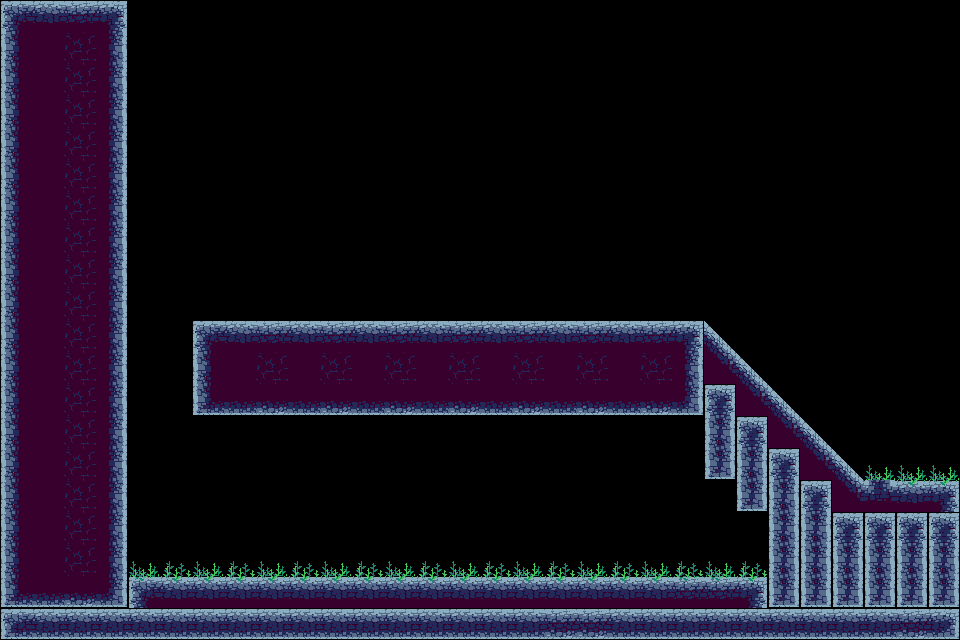

Tiled map render using the project's own tile images. Description and the whole map definition, tile-layer contents included, below:
An orthogonal 30x20 tile map with 32x32 px tiles, 1 tile layer (Tile Layer 1).

<map version="1.10" tiledversion="1.11.2" orientation="orthogonal" renderorder="right-down" width="30" height="20" tilewidth="32" tileheight="32" infinite="0" nextlayerid="2" nextobjectid="1">
 <tileset firstgid="1" source="frtest.tsx" />
 <layer id="1" name="Tile Layer 1" width="30" height="20">
  <data encoding="csv">
1,2,3,4,0,0,0,0,0,0,0,0,0,0,0,0,0,0,0,0,0,0,0,0,0,0,0,0,0,0,
10,11,12,13,0,0,0,0,0,0,0,0,0,0,0,0,0,0,0,0,0,0,0,0,0,0,0,0,0,0,
10,11,12,13,0,0,0,0,0,0,0,0,0,0,0,0,0,0,0,0,0,0,0,0,0,0,0,0,0,0,
10,11,12,13,0,0,0,0,0,0,0,0,0,0,0,0,0,0,0,0,0,0,0,0,0,0,0,0,0,0,
10,11,12,13,0,0,0,0,0,0,0,0,0,0,0,0,0,0,0,0,0,0,0,0,0,0,0,0,0,0,
10,11,12,13,0,0,0,0,0,0,0,0,0,0,0,0,0,0,0,0,0,0,0,0,0,0,0,0,0,0,
10,11,12,13,0,0,0,0,0,0,0,0,0,0,0,0,0,0,0,0,0,0,0,0,0,0,0,0,0,0,
10,11,12,13,0,0,0,0,0,0,0,0,0,0,0,0,0,0,0,0,0,0,0,0,0,0,0,0,0,0,
10,11,12,13,0,0,0,0,0,0,0,0,0,0,0,0,0,0,0,0,0,0,0,0,0,0,0,0,0,0,
10,11,12,13,0,0,0,0,0,0,0,0,0,0,0,0,0,0,0,0,0,0,0,0,0,0,0,0,0,0,
10,11,12,13,0,0,1,2,3,2,3,2,3,2,3,2,3,2,3,2,3,4,34,0,0,0,0,0,0,0,
10,11,12,13,0,0,10,11,12,11,12,11,12,11,12,11,12,11,12,11,12,13,43,34,0,0,0,0,0,0,
10,11,12,13,0,0,19,20,21,20,21,20,21,20,21,20,21,20,21,20,21,22,9,43,34,0,0,0,0,0,
10,11,12,13,0,0,0,0,0,0,0,0,0,0,0,0,0,0,0,0,0,0,18,9,43,34,0,0,0,0,
10,11,12,13,0,0,0,0,0,0,0,0,0,0,0,0,0,0,0,0,0,0,27,18,9,43,34,35,35,35,
10,11,12,13,0,0,0,0,0,0,0,0,0,0,0,0,0,0,0,0,0,0,0,27,18,9,43,31,15,17,
10,11,12,13,0,0,0,0,0,0,0,0,0,0,0,0,0,0,0,0,0,0,0,0,18,18,9,9,9,9,
10,11,12,13,5,6,7,8,5,6,7,8,5,6,7,8,5,6,7,8,5,6,7,8,18,18,18,18,18,18,
19,20,21,22,14,15,15,15,15,15,15,15,15,15,15,15,15,15,15,15,15,16,16,17,27,27,27,27,27,27,
23,24,24,24,24,24,24,24,24,24,24,24,24,24,24,24,24,25,25,24,24,24,24,24,24,24,24,24,25,26
</data>
 </layer>
</map>
